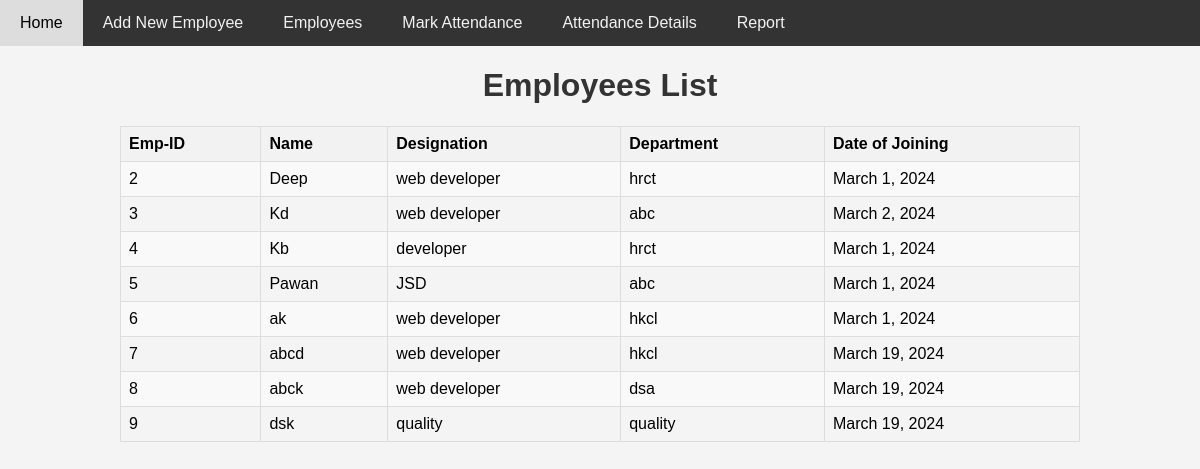
/employees/, run on the app's committed database.
### hrms_app/models.py (models this page shows, shortened)
class Employee(models.Model):
    name = models.CharField(max_length=100)
    designation = models.CharField(max_length=100)
    department = models.CharField(max_length=100)
    date_of_joining = models.DateField()

### hrms_app/views.py (the view)
# urls.py: path('employees/', views.employees, name='employees'),
def employees(request):
    employees_list = Employee.objects.all()
    return render(request, 'hrms_app/employees.html', {'employees': employees_list})

### hrms_app/templates/hrms_app/employees.html (shortened to what this page needs)
{% include 'base.html' %}
<!DOCTYPE html>
<html lang="en">
<head>
</head>
<body>
    <h1>Employees List</h1>
    <table>
        <tr>
            <th>Emp-ID</th>
            <th>Name</th>
            <th>Designation</th>
            <th>Department</th>
            <th>Date of Joining</th>
        </tr>
        {% for employee in employees %}
        <tr>
            <td>{{ employee.id }}</td>
            <td>{{ employee.name }}</td>
            <td>{{ employee.designation }}</td>
            <td>{{ employee.department }}</td>
            <td>{{ employee.date_of_joining }}</td>
        </tr>
        {% endfor %}
    </table>
</body>
</html>

### hrms_app/templates/hrms_app/employees.html (style rules this page uses)
body { font-family: Arial, sans-serif; background-color: #f4f4f4; margin: 0; padding: 0; }
h1 { color: #333; text-align: center; }
table { width: 80%; margin: 20px auto; border-collapse: collapse; }
th, td { border: 1px solid #ddd; padding: 8px; text-align: left; }
th { background-color: #f2f2f2; }
tr:nth-child(even) { background-color: #f9f9f9; }

### data on the page
Employee: id "2", name "Deep", designation "web developer", department "hrct", date_of_joining "March 1, 2024"
Employee: id "3", name "Kd", designation "web developer", department "abc", date_of_joining "March 2, 2024"
Employee: id "4", name "Kb", designation "developer", department "hrct", date_of_joining "March 1, 2024"
Employee: id "5", name "Pawan", designation "JSD", department "abc", date_of_joining "March 1, 2024"
Employee: id "6", name "ak", designation "web developer", department "hkcl", date_of_joining "March 1, 2024"
Employee: id "7", name "abcd", designation "web developer", department "hkcl", date_of_joining "March 19, 2024"
Employee: id "8", name "abck", designation "web developer", department "dsa", date_of_joining "March 19, 2024"
Employee: id "9", name "dsk", designation "quality", department "quality", date_of_joining "March 19, 2024"
